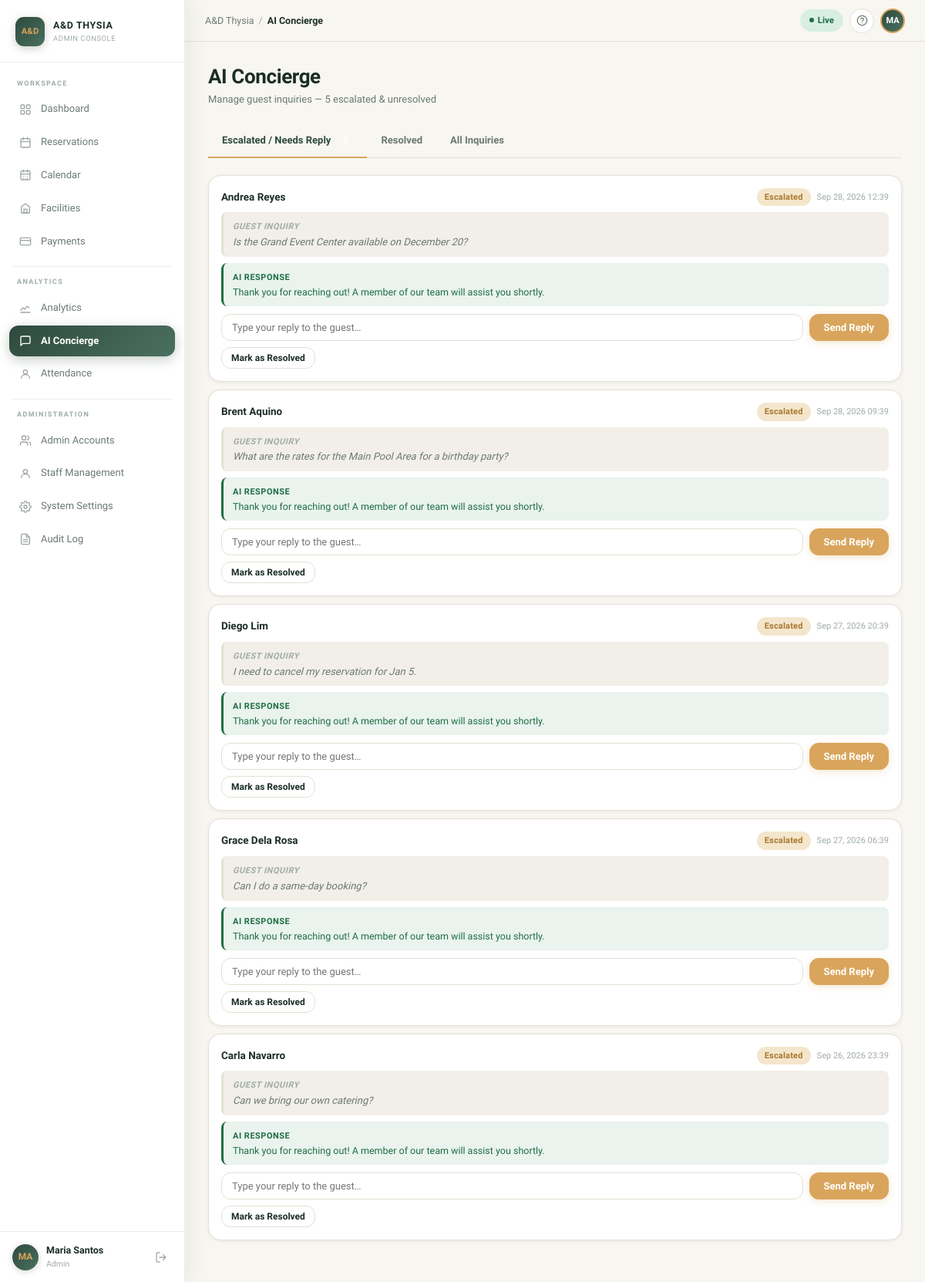
/ai-concierge/ (signed in), run on the app's committed database.
### app/models.py (models this page shows, shortened)
class Account(UserMixin, db.Model):
    __tablename__ = 'accounts'
    id = db.Column(db.Integer, primary_key=True)
    username = db.Column(db.String(64), unique=True, nullable=False)
    email = db.Column(db.String(120), unique=True, nullable=False)
    password_hash = db.Column(db.String(256), nullable=False)
    first_name = db.Column(db.String(64), nullable=False)
    last_name = db.Column(db.String(64), nullable=False)
    role = db.Column(db.String(32), nullable=False, default='admin')  # admin, super_admin, staff, guest
    rfid_tag = db.Column(db.String(64), unique=True, nullable=True)
    status = db.Column(db.String(16), default='active')  # active, disabled
    created_at = db.Column(db.DateTime, default=datetime.utcnow)
    last_login = db.Column(db.DateTime, nullable=True)
    staff_profile = db.relationship(
        'Staff', backref='account', uselist=False,
        foreign_keys='Staff.account_id'
    )
    guest_profile = db.relationship(
        'Guest', backref='account', uselist=False,
        foreign_keys='Guest.account_id'
    )
    @property
    def full_name(self):
        return f"{self.first_name} {self.last_name}"
    @property
    def is_admin(self):
        return self.role in ('admin', 'super_admin')

class AIChatLog(db.Model):
    __tablename__ = 'ai_chat_logs'
    id = db.Column(db.Integer, primary_key=True)
    guest_name = db.Column(db.String(120), nullable=False)
    guest_contact = db.Column(db.String(120), nullable=True)
    inquiry = db.Column(db.Text, nullable=False)
    ai_response = db.Column(db.Text, nullable=True)
    escalated = db.Column(db.Boolean, default=False)
    resolved = db.Column(db.Boolean, default=False)
    admin_reply = db.Column(db.Text, nullable=True)
    created_at = db.Column(db.DateTime, default=datetime.utcnow)
    updated_at = db.Column(db.DateTime, default=datetime.utcnow, onupdate=datetime.utcnow)

### app/blueprints/ai_concierge/routes.py (the view)
@ai_concierge_bp.route('/')
@login_required
@admin_required
def index():
    page = request.args.get('page', 1, type=int)
    status_filter = request.args.get('status', 'escalated')
    query = AIChatLog.query.order_by(AIChatLog.created_at.desc())
    if status_filter == 'escalated':
        query = query.filter_by(escalated=True, resolved=False)
    elif status_filter == 'resolved':
        query = query.filter_by(resolved=True)
    pagination = query.paginate(page=page, per_page=15, error_out=False)
    logs = pagination.items
    unread_count = AIChatLog.query.filter_by(escalated=True, resolved=False).count()
    return render_template('ai_concierge/index.html',
                           logs=logs,
                           pagination=pagination,
                           status_filter=status_filter,
                           unread_count=unread_count)

### app/models.py (called while the page is built)
@login_manager.user_loader
def load_user(user_id):
    return Account.query.get(int(user_id))

### app/templates/ai_concierge/index.html (shortened to what this page needs)
{% extends "base.html" %}
{% block breadcrumb %}AI Concierge{% endblock %}
{% block content %}
<div class="page-header">
    <div class="page-header-left">
        <h1 class="page-title">AI Concierge</h1>
        <p class="page-subtitle">Manage guest inquiries — {{ unread_count }} escalated &amp; unresolved</p>
    </div>
</div>
<div class="tabs">
    <a href="{{ url_for('ai_concierge.index', status='escalated') }}"
       class="tab {% if status_filter == 'escalated' %}active{% endif %}">
        Escalated / Needs Reply
        {% if unread_count > 0 %}
        <span class="nav-badge" style="margin-left:6px;background:var(--danger);">{{ unread_count }}</span>
        {% endif %}
    </a>
    <a href="{{ url_for('ai_concierge.index', status='resolved') }}"
       class="tab {% if status_filter == 'resolved' %}active{% endif %}">Resolved</a>
    <a href="{{ url_for('ai_concierge.index', status='all') }}"
       class="tab {% if status_filter == 'all' %}active{% endif %}">All Inquiries</a>
</div>
{% for log in logs %}
<div class="chat-card">
    <div class="chat-card-header">
        <div>
            <span class="chat-guest-name">{{ log.guest_name }}</span>
        </div>
        <div style="display:flex;gap:8px;align-items:center;">
            {% if log.escalated and not log.resolved %}
            <span class="badge badge-pending">Escalated</span>
            {% elif log.resolved %}
            <span class="badge badge-confirmed">Resolved</span>
            {% endif %}
            <span class="chat-time">{{ log.created_at.strftime('%b %d, %Y %H:%M') }}</span>
        </div>
    </div>
    <div class="chat-inquiry">
        <strong style="font-size:11px;text-transform:uppercase;letter-spacing:.5px;color:var(--text-muted);">Guest Inquiry</strong><br>
        {{ log.inquiry }}
    </div>
    {% if log.ai_response %}
    <div class="chat-ai-response">
        <strong style="font-size:11px;text-transform:uppercase;letter-spacing:.5px;color:var(--brand-green);">AI Response</strong><br>
        {{ log.ai_response }}
    </div>
    {% endif %}
    {% if not log.resolved %}
    <form method="POST" action="{{ url_for('ai_concierge.reply', id=log.id) }}" class="chat-reply-form">
        <input type="text" name="admin_reply" class="form-input" placeholder="Type your reply to the guest…" required>
        <button type="submit" class="btn btn-primary" style="white-space:nowrap;">Send Reply</button>
    </form>
    <div style="margin-top:8px;">
        <form method="POST" action="{{ url_for('ai_concierge.resolve', id=log.id) }}" style="display:inline;">
            <button type="submit" class="btn btn-sm btn-secondary">Mark as Resolved</button>
        </form>
    </div>
    {% endif %}
</div>
{% endfor %}
{% endblock %}

### app/templates/base.html (shortened to what this page needs)
<!DOCTYPE html>
<html lang="en">
<head>
    <link rel="stylesheet" href="{{ url_for('static', filename='css/main.css') }}">
</head>
<body>
{% if current_user.is_authenticated %}
<aside class="sidebar" id="sidebar">
    <div class="sidebar-logo">
        <div class="logo-chip">A&amp;D</div>
        <div class="logo-text">
            <span class="logo-title">A&amp;D THYSIA</span>
            <span class="logo-sub">Admin Console</span>
        </div>
    </div>
    <nav class="sidebar-nav">
        <div class="nav-section-label">Workspace</div>
        <ul class="nav-list">
            <li>
                <a href="{{ url_for('admin.overview') }}"
                   class="nav-item {% if request.endpoint == 'admin.overview' %}active{% endif %}">
                    <span class="nav-icon">
                    </span>
                    Dashboard
                </a>
            </li>
            <li>
                <a href="{{ url_for('reservations.index') }}"
                   class="nav-item {% if request.blueprint == 'reservations' %}active{% endif %}">
                    <span class="nav-icon">
                        <svg width="16" height="16" fill="none" viewBox="0 0 24 24">
                            <rect x="3" y="4" width="18" height="17" rx="2" stroke="currentColor" stroke-width="2"/>
                            <path d="M16 2v4M8 2v4M3 10h18" stroke="currentColor" stroke-width="2" stroke-linecap="round"/>
                        </svg>
                    </span>
                    Reservations
                </a>
            </li>
            <li>
                <a href="{{ url_for('admin.calendar') }}"
                   class="nav-item {% if request.endpoint == 'admin.calendar' %}active{% endif %}">
                    <span class="nav-icon">
                    </span>
                    Calendar
                </a>
            </li>
            <li>
                <a href="{{ url_for('facilities.index') }}"
                   class="nav-item {% if request.blueprint == 'facilities' %}active{% endif %}">
                    <span class="nav-icon">
                        <svg width="16" height="16" fill="none" viewBox="0 0 24 24">
                            <path d="M12 3L4 9v12h16V9L12 3z" stroke="currentColor" stroke-width="2" stroke-linejoin="round"/>
                            <rect x="9" y="14" width="6" height="7" stroke="currentColor" stroke-width="2"/>
                        </svg>
                    </span>
                    Facilities
                </a>
            </li>
            <li>
                <a href="{{ url_for('payments.index') }}"
                   class="nav-item {% if request.blueprint == 'payments' %}active{% endif %}">
                    <span class="nav-icon">
                        <svg width="16" height="16" fill="none" viewBox="0 0 24 24">
                            <rect x="2" y="5" width="20" height="14" rx="2" stroke="currentColor" stroke-width="2"/>
                            <path d="M2 10h20" stroke="currentColor" stroke-width="2"/>
                        </svg>
                    </span>
                    Payments
                </a>
            </li>
        </ul>
        <div class="nav-divider"></div>
        <div class="nav-section-label">Analytics</div>
        <ul class="nav-list">
            <li>
                <a href="{{ url_for('analytics.index') }}"
                   class="nav-item {% if request.blueprint == 'analytics' %}active{% endif %}">
                    <span class="nav-icon">
                        <svg width="16" height="16" fill="none" viewBox="0 0 24 24">
                            <path d="M3 17l4-5 4 3 4-6 4 3" stroke="currentColor" stroke-width="2" stroke-linecap="round" stroke-linejoin="round"/>
                            <path d="M3 21h18" stroke="currentColor" stroke-width="2" stroke-linecap="round"/>
                        </svg>
                    </span>
                    Analytics
                </a>
            </li>
            <li>
                <a href="{{ url_for('ai_concierge.index') }}"
                   class="nav-item {% if request.blueprint == 'ai_concierge' %}active{% endif %}">
                    <span class="nav-icon">
                        <svg width="16" height="16" fill="none" viewBox="0 0 24 24">
                            <path d="M21 15a2 2 0 01-2 2H7l-4 4V5a2 2 0 012-2h14a2 2 0 012 2z" stroke="currentColor" stroke-width="2" stroke-linejoin="round"/>
                        </svg>
                    </span>
                    AI Concierge
                </a>
            </li>
            <li>
                <a href="{{ url_for('attendance_payroll.index') }}"
                   class="nav-item {% if request.blueprint == 'attendance_payroll' %}active{% endif %}">
                    <span class="nav-icon">
                        <svg width="16" height="16" fill="none" viewBox="0 0 24 24">
                            <circle cx="12" cy="8" r="4" stroke="currentColor" stroke-width="2"/>
                            <path d="M4 20c0-4 3.6-7 8-7s8 3 8 7" stroke="currentColor" stroke-width="2" stroke-linecap="round"/>
                        </svg>
                    </span>
                    Attendance
                </a>
            </li>
        </ul>
        {% if current_user.is_admin %}
        <div class="nav-divider"></div>
        <div class="nav-section-label">Administration</div>
        <ul class="nav-list">
            <li>
                <a href="{{ url_for('accounts.index', tab='admins') }}"
                   class="nav-item {% if request.blueprint == 'accounts' and request.args.get('tab') != 'staff' and request.args.get('tab') != 'guests' %}active{% endif %}">
                    <span class="nav-icon">
                    </span>
                    Admin Accounts
                </a>
            </li>
            <li>
                <a href="{{ url_for('accounts.index', tab='staff') }}"
                   class="nav-item {% if request.blueprint == 'accounts' and request.args.get('tab') == 'staff' %}active{% endif %}">
                    <span class="nav-icon">
                        <svg width="16" height="16" fill="none" viewBox="0 0 24 24">
                            <circle cx="12" cy="8" r="4" stroke="currentColor" stroke-width="2"/>
                            <path d="M4 20c0-4 3.6-7 8-7s8 3 8 7" stroke="currentColor" stroke-width="2" stroke-linecap="round"/>
                        </svg>
                    </span>
                    Staff Management
                </a>
            </li>
            <li>
                <a href="{{ url_for('system.settings') }}"
                   class="nav-item {% if request.endpoint == 'system.settings' %}active{% endif %}">
                    <span class="nav-icon">
                    </span>
                    System Settings
                </a>
            </li>
            <li>
                <a href="{{ url_for('system.audit_log') }}"
                   class="nav-item {% if request.endpoint == 'system.audit_log' %}active{% endif %}">
                    <span class="nav-icon">
                    </span>
                    Audit Log
                </a>
            </li>
        </ul>
        {% endif %}
    </nav>
    <div class="sidebar-user">
        <div class="user-avatar">{{ current_user.full_name[:2].upper() }}</div>
        <div class="user-info">
            <span class="user-name">{{ current_user.full_name }}</span>
            <span class="user-role">{{ current_user.role.replace('_', ' ').title() }}</span>
        </div>
        <a href="{{ url_for('auth.logout') }}" class="user-menu-btn" title="Sign out"
           onclick="return confirm('Are you sure you want to sign out?')"
           style="text-decoration:none;">
            <svg width="16" height="16" fill="none" viewBox="0 0 24 24">
                <path d="M9 21H5a2 2 0 01-2-2V5a2 2 0 012-2h4M16 17l5-5-5-5M21 12H9"
                      stroke="currentColor" stroke-width="2" stroke-linecap="round" stroke-linejoin="round"/>
            </svg>
        </a>
    </div>
</aside>
<div class="main-wrapper">
    <header class="topbar">
        <div class="topbar-left">
            <nav class="breadcrumb" aria-label="Breadcrumb">
                <a href="{{ url_for('admin.overview') }}" class="breadcrumb-home">A&amp;D Thysia</a>
                <span class="breadcrumb-sep">/</span>
                <span class="breadcrumb-current">{% block breadcrumb %}Overview{% endblock %}</span>
            </nav>
        </div>
        <div class="topbar-right">
            <span class="live-pill">
                <span class="live-dot"></span> Live
            </span>
            <button class="topbar-icon-btn" title="Help" aria-label="Help">
                <svg width="15" height="15" fill="none" viewBox="0 0 24 24">
                    <circle cx="12" cy="12" r="10" stroke="currentColor" stroke-width="2"/>
                    <path d="M9 9a3 3 0 015.83 1c0 2-3 3-3 3" stroke="currentColor" stroke-width="2" stroke-linecap="round"/>
                    <circle cx="12" cy="17" r="1" fill="currentColor"/>
                </svg>
            </button>
            <div class="topbar-avatar">{{ current_user.full_name[:2].upper() }}</div>
        </div>
    </header>
    <main class="main-content">
        {% block content %}{% endblock %}
    </main>
</div>
{% else %}
{% block auth_content %}{% endblock %}
{% endif %}
</body>
</html>

### data on the page
Account: first_name+last_name "MA", full_name "Maria Santos", role.replace "Admin"
AIChatLog: guest_name "Andrea Reyes", escalated "Escalated", created_at "Sep 28, 2026 12:39", inquiry "Is the Grand Event Center available on December 20?", ai_response "Thank you for reaching out! A member of our team will assist you shortly."
AIChatLog: guest_name "Brent Aquino", escalated "Escalated", created_at "Sep 28, 2026 09:39", inquiry "What are the rates for the Main Pool Area for a birthday party?", ai_response "Thank you for reaching out! A member of our team will assist you shortly."
AIChatLog: guest_name "Diego Lim", escalated "Escalated", created_at "Sep 27, 2026 20:39", inquiry "I need to cancel my reservation for Jan 5.", ai_response "Thank you for reaching out! A member of our team will assist you shortly."
AIChatLog: guest_name "Grace Dela Rosa", escalated "Escalated", created_at "Sep 27, 2026 06:39", inquiry "Can I do a same-day booking?", ai_response "Thank you for reaching out! A member of our team will assist you shortly."
AIChatLog: guest_name "Carla Navarro", escalated "Escalated", created_at "Sep 26, 2026 23:39", inquiry "Can we bring our own catering?", ai_response "Thank you for reaching out! A member of our team will assist you shortly."

### other printed values
{{ unread_count }} "5"
